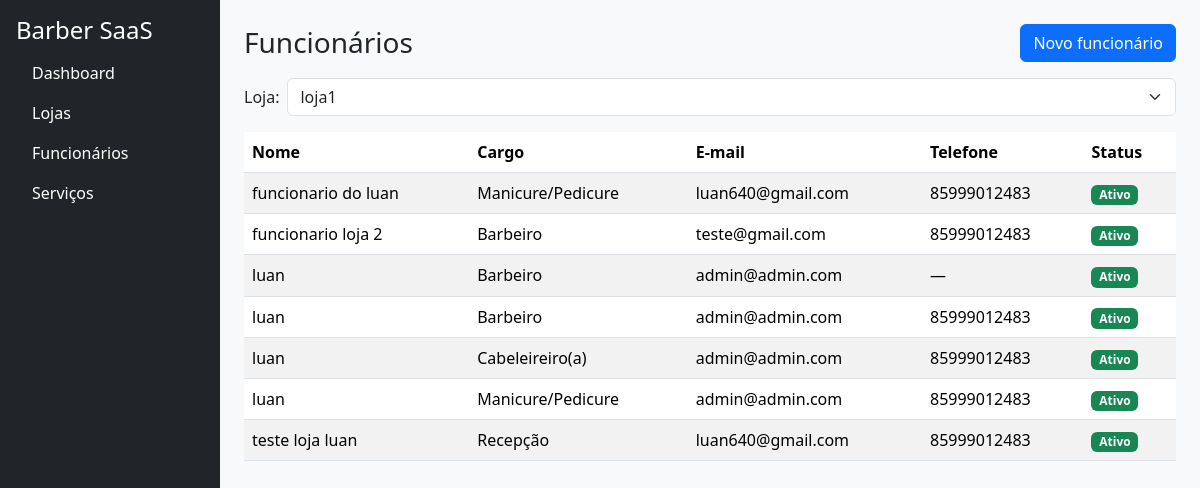
The app's page /cadastro/funcionarios/ (signed in) with its own data.
### apps/cadastro/models.py (models this page shows, shortened)
class Funcionario(models.Model):
    class Cargo(models.TextChoices):
        BARBEIRO = 'barbeiro', 'Barbeiro'
        CABELEIREIRO = 'cabeleireiro', 'Cabeleireiro(a)'
        MANICURE = 'manicure', 'Manicure/Pedicure'
        ESTETICISTA = 'esteticista', 'Esteticista'
        SOMBRANCELHA = 'sobrancelha', 'Designer de Sobrancelha'
        RECEPCAO = 'recepcao', 'Recepção'
        OUTRO = 'outro', 'Outro'
    phone_regex = RegexValidator(
        r'^\+?\d{10,15}$',
        'Informe telefone no formato internacional, ex.: +5585...'
    )
    loja = models.ForeignKey('Loja', on_delete=models.CASCADE, related_name='funcionarios')
    nome = models.CharField(max_length=120)
    cargo = models.CharField(max_length=20, choices=Cargo.choices, default=Cargo.BARBEIRO)
    email = models.EmailField(blank=True, null=True)
    telefone = models.CharField(max_length=17, blank=True, null=True, validators=[phone_regex])
    slug = models.SlugField(max_length=160, blank=True)
    ativo = models.BooleanField(default=True)
    criado_em = models.DateTimeField(auto_now_add=True)
    atualizado_em = models.DateTimeField(auto_now=True)
    class Meta:
        verbose_name = 'Funcionário'
        verbose_name_plural = 'Funcionários'
        unique_together = (('loja', 'slug'),)
        ordering = ('nome',)

### apps/cadastro/views.py (the view, shortened to what this page needs)
# urls.py: path('funcionarios/', views.funcionarios, name='funcionarios'),
@login_required
def funcionarios(request):
    if not getattr(request.user, 'is_owner', False):
        return redirect('accounts:owner_login')
    lojas_qs = request.user.lojas.order_by('nome')
    loja = _get_loja_ativa(request, lojas_qs)
    target = request.headers.get('HX-Target')
    form = FuncionarioForm(lojas=lojas_qs, initial={'loja': loja})
    qs = loja.funcionarios.order_by('nome')
    ctx = {'lojas': lojas_qs, 'loja': loja, 'form': form, 'funcionarios': qs}
    if request.headers.get('HX-Request') and target != 'content':
        return render(request, 'cadastro/partials/funcionarios.html', ctx)
    return render(request, 'cadastro/funcionarios.html', ctx)

### apps/cadastro/forms.py
class FuncionarioForm(forms.ModelForm):
    loja = forms.ModelChoiceField(queryset=Loja.objects.none(), label="Loja")
    class Meta:
        model = Funcionario
        fields = ["loja", "nome", "cargo", "email", "telefone", "ativo"]
        labels = {
            "nome": "Nome",
            "cargo": "Cargo",
            "email": "E-mail",
            "telefone": "Telefone",
            "ativo": "Ativo?",
            "loja": "Loja",
        }
        widgets = {
            "nome": forms.TextInput(attrs={"placeholder": "Ex.: Pedro Alves"}),
            "email": forms.EmailInput(attrs={"placeholder": "exemplo@dominio.com"}),
            "telefone": forms.TextInput(attrs={"placeholder": "+5585..."}),
        }
    def __init__(self, *args, **kwargs):
        lojas = kwargs.pop("lojas", Loja.objects.none())
        super().__init__(*args, **kwargs)
        self.fields["loja"].queryset = lojas

### apps/accounts/models.py (called while the page is built)
    def is_active(self) -> bool:
        return timezone.now() <= self.end_date

### apps/cadastro/models.py (called while the page is built)
    def __str__(self):
        return f"{self.nome} ({self.owner.email})"

### apps/cadastro/views.py (called while the page is built)
def _get_loja_ativa(request, lojas_qs):
    data = request.GET if request.method == 'GET' else request.POST
    loja_id = data.get('loja_filtro') or data.get('loja')
    loja = None
    if loja_id:
        try:
            loja = lojas_qs.filter(id=int(loja_id)).first()
        except (ValueError, TypeError):
            loja = None
    return loja or lojas_qs.first()

### apps/cadastro/templates/cadastro/funcionarios.html (shortened to what this page needs)
{% extends 'accounts/base.html' %}
{% block content %}
<div class="d-flex justify-content-between align-items-center mb-3">
  <h3 class="m-0">Funcionários</h3>
  <button class="btn btn-primary" data-bs-toggle="modal" data-bs-target="#modalFuncionario">
    Novo funcionário
  </button>
</div>
<form id="filtros-func" class="mb-3 d-flex gap-2">
  <label class="form-label m-0 align-self-center">Loja:</label>
  <select name="loja_filtro" class="form-select"
          hx-get="{% url 'cadastro:funcionarios' %}"
          hx-target="#funcionarios-tbody"
          hx-select="#funcionarios-tbody"
          hx-swap="outerHTML"
          hx-indicator="#funcionarios-loading"
          hx-push-url="true"
          hx-trigger="change">
    {% for l in lojas %}
      <option value="{{ l.id }}" {% if loja and l.id == loja.id %}selected{% endif %}>{{ l.nome }}</option>
    {% endfor %}
  </select>
</form>
<div class="table-responsive">
  <table class="table table-striped align-middle">
    <thead>
      <tr><th>Nome</th><th>Cargo</th><th>E-mail</th><th>Telefone</th><th>Status</th></tr>
    </thead>
    {% include 'cadastro/partials/funcionarios.html' %}
  </table>
</div>
{% endblock %}

### apps/cadastro/templates/cadastro/partials/funcionarios.html
<tbody id="funcionarios-tbody">
  {% for f in funcionarios %}
  <tr>
    <td>{{ f.nome }}</td>
    <td>{{ f.get_cargo_display }}</td>
    <td>{{ f.email|default:"—" }}</td>
    <td>{{ f.telefone|default:"—" }}</td>
    <td>
      {% if f.ativo %}<span class="badge bg-success">Ativo</span>
      {% else %}<span class="badge bg-secondary">Inativo</span>{% endif %}
    </td>
  </tr>
  {% empty %}
  <tr><td colspan="5" class="text-muted">Nenhum funcionário ainda.</td></tr>
  {% endfor %}
</tbody>

### records on screen
Funcionario: nome "funcionario do luan", cargo "Manicure/Pedicure", email "luan640@gmail.com", telefone "85999012483", ativo "Ativo"
Funcionario: nome "funcionario loja 2", cargo "Barbeiro", email "teste@gmail.com", telefone "85999012483", ativo "Ativo"
Funcionario: nome "luan", cargo "Barbeiro", email "admin@admin.com", telefone "—", ativo "Ativo"
Funcionario: nome "luan", cargo "Barbeiro", email "admin@admin.com", telefone "85999012483", ativo "Ativo"
Funcionario: nome "luan", cargo "Cabeleireiro(a)", email "admin@admin.com", telefone "85999012483", ativo "Ativo"
Funcionario: nome "luan", cargo "Manicure/Pedicure", email "admin@admin.com", telefone "85999012483", ativo "Ativo"
Funcionario: nome "teste loja luan", cargo "Recepção", email "luan640@gmail.com", telefone "85999012483", ativo "Ativo"

### other values on screen
form field loja_filtro "loja1"
